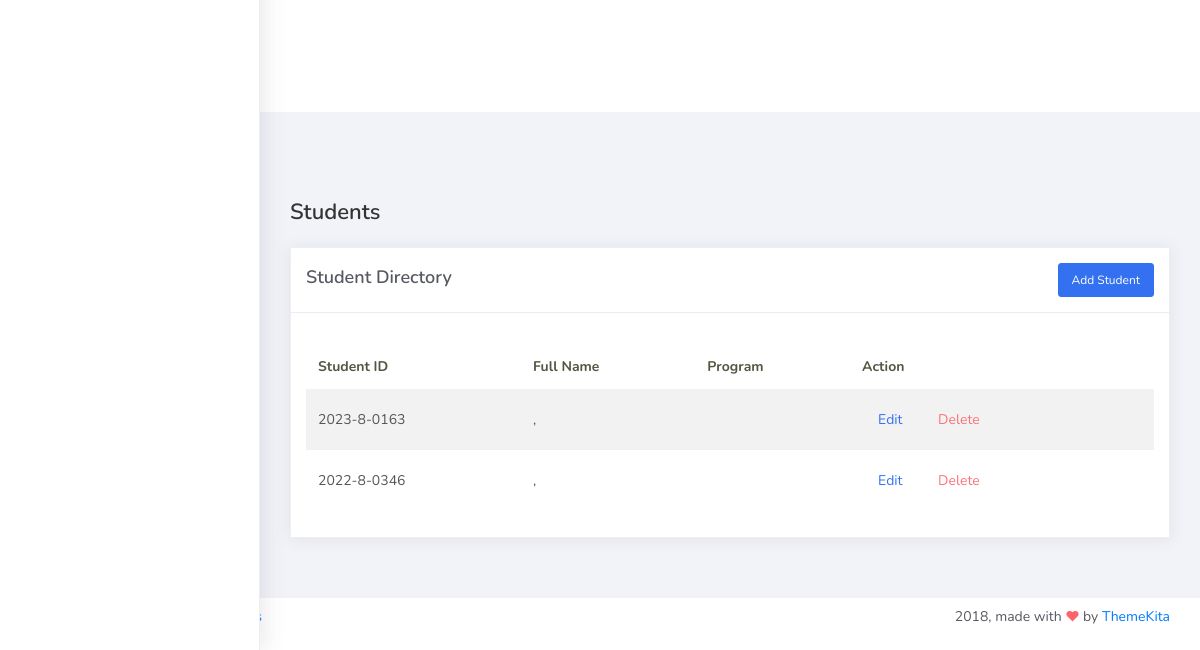
The app's page /student_list (lower part), older data.
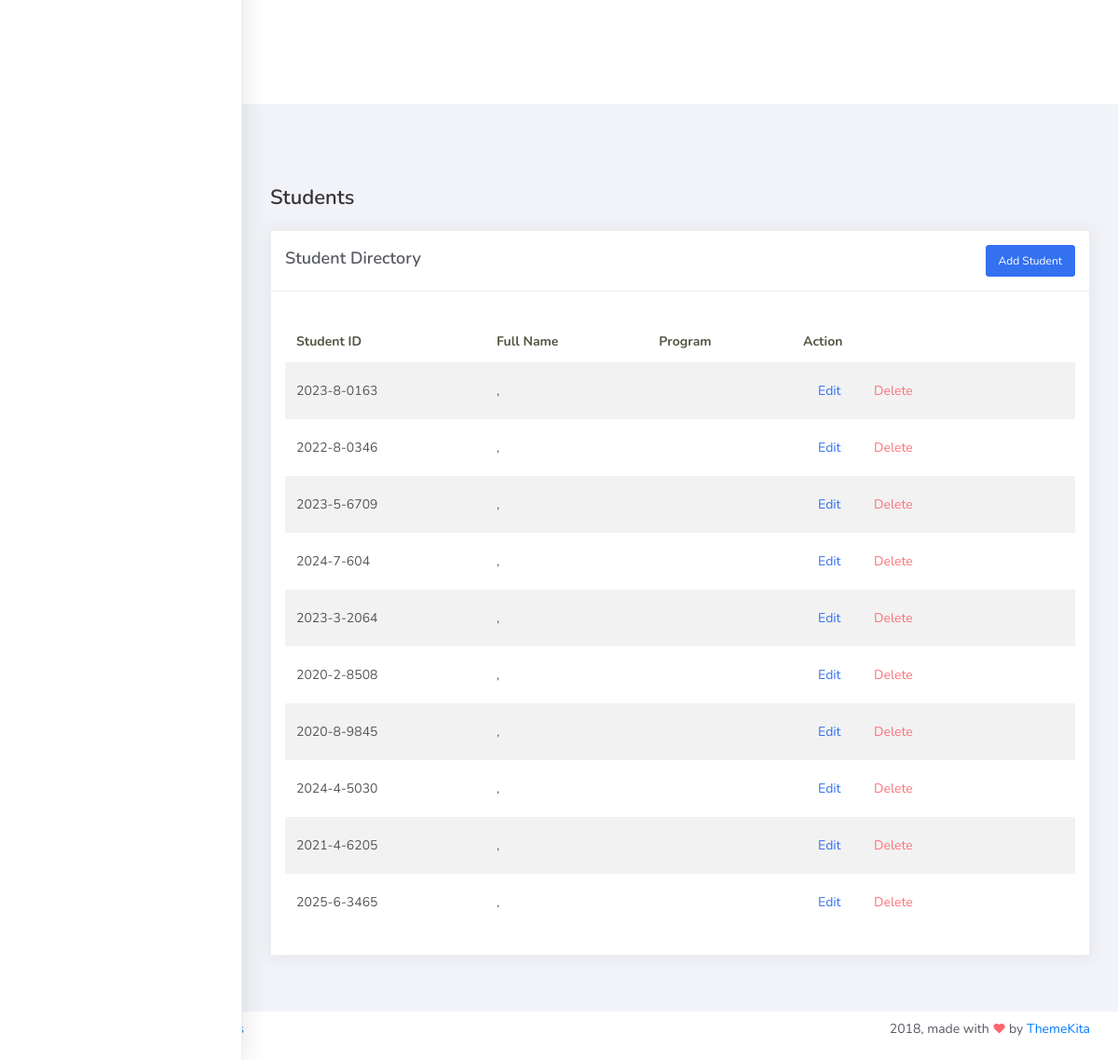
The same page, newer data.
### projectsite/studentorg/models.py (models this page shows, shortened)
class BaseModel(models.Model):
    created_at = models.DateTimeField(auto_now_add=True, db_index=True)
    updated_at = models.DateTimeField(auto_now=True)
    class Meta:
        abstract = True

class Student(BaseModel):
    student_id = models.CharField(max_length=15, unique=True)
    last_name = models.CharField(max_length=25)
    first_name = models.CharField(max_length=25)
    middle_name = models.CharField(max_length=25, blank=True, null=True)
    program = models.ForeignKey(
        Program,
        on_delete=models.CASCADE,
        related_name="students"
    )

### projectsite/studentorg/views.py (the view)
# urls.py: path('student_list', StudentList.as_view(), name='student-list'),
class StudentList(ListView):
    model = Student
    content_object_name = 'student'
    template_name = 'includes/student_list.html'
    paginate_by = 10  # Students lists are usually longer, so we show 10

### projectsite/studentorg/models.py (called while the page is built)
    def __str__(self):
        return self.name

### projectsite/templates/includes/student_list.html
{% extends 'includes/base.html' %}
{% block content %}
<div class="content">
    <div class="container-fluid">
        <h4 class="page-title">Students</h4>
        <div class="row">
            <div class="col-md-12">
                <div class="card">
                    <div class="card-header d-flex justify-content-between">
                        <div class="card-title">Student Directory</div>
                        <a href="{% url 'student-add' %}" class="btn btn-primary btn-sm">Add Student</a>
                    </div>
                    <div class="card-body">
                        <table class="table table-striped mt-3">
                            <thead>
                                <tr>
                                    <th>Student ID</th>
                                    <th>Full Name</th>
                                    <th>Program</th>
                                    <th>Action</th>
                                </tr>
                            </thead>
                            <tbody>
                                {% for object in object_list %}
                                <tr>
                                    <td>{{ object.student_id }}</td>
                                    <td>{{ object.last_name }}, {{ object.first_name }} {{ object.middle_name|default:"" }}</td>
                                    <td>{{ object.program }}</td>
                                    <td>
                                        <a href="{% url 'student-update' object.id %}" class="btn btn-link btn-primary">Edit</a>
                                        <a href="{% url 'student-delete' object.id %}" class="btn btn-link btn-danger">Delete</a>
                                    </td>
                                </tr>
                                {% empty %}
                                <tr><td colspan="4" class="text-center">No students found.</td></tr>
                                {% endfor %}
                            </tbody>
                        </table>
                    </div>
                </div>
            </div>
        </div>
    </div>
</div>
{% endblock %}

Row changes from the older to the newer data that the page shows:
added Student: student_id "2023-5-6709"
added Student: student_id "2024-7-604"
added Student: student_id "2023-3-2064"
added Student: student_id "2020-2-8508"
added Student: student_id "2020-8-9845"
added Student: student_id "2024-4-5030"
added Student: student_id "2021-4-6205"
added Student: student_id "2025-6-3465"
